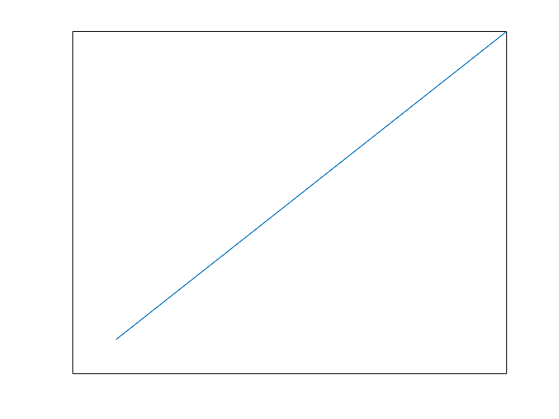

MATLAB code to generate this figure: (Note: this script raises an error after producing the figure.)
%=============================================================================
% Copyright (c) 2016-present Allan CORNET (Nelson)
%=============================================================================
% This file is part of Nelson.
%=============================================================================
% LICENCE_BLOCK_BEGIN
% SPDX-License-Identifier: LGPL-3.0-or-later
% LICENCE_BLOCK_END
%=============================================================================
% <--WEIGHT 4-->
% <--ADV-CLI MODE-->
%=============================================================================
close all
reset(groot());
%=============================================================================
f = figure('Visible', 'off', 'InnerPosition', [100 100 560 420], 'Color', [1 1 1]);
ax = axes('Parent', f);
plot(ax, 1:10);
set(ax, 'XGrid', 'on', 'YGrid', 'on', ...
  'XMinorGrid', 'on', 'YMinorGrid', 'on', ...
  'XMinorTick', 'on', 'YMinorTick', 'on');
set(ax, 'XTick', [], 'YTick', []);
drawnow();
asserts.isequal(ax.XTickMode, 'manual');
asserts.isequal(ax.YTickMode, 'manual');
asserts.istrue(isempty(ax.XTick));
asserts.istrue(isempty(ax.YTick));
asserts.isequal(ax.XTick, []);
asserts.isequal(ax.YTick, []);
asserts.istrue(isempty(ax.XTickLabel));
asserts.istrue(isempty(ax.YTickLabel));
frame = getframe(f);
asserts.isequal(size(frame.cdata), expectedFrameSize(f));
close(f);
%=============================================================================
f = figure('Visible', 'off');
ax = axes('Parent', f);
plot(ax, 1:10);
set(ax, 'XTick', [-10 2 4 20], 'YTick', [0 10 50 100]);
drawnow();
asserts.isequal(ax.XTick, [-10 2 4 20]);
asserts.isequal(ax.YTick, [0 10 50 100]);
asserts.isequal(ax.XTickLabel, {'2'; '4'});
asserts.isequal(ax.YTickLabel, {'10'});
close(f);
%=============================================================================
f = figure('Visible', 'off', 'InnerPosition', [100 100 560 420], 'Color', [1 1 1]);
ax = axes('Parent', f);
semilogx(ax, 1:10, 1:10);
set(ax, 'XMinorTick', 'on', 'XMinorGrid', 'on', 'XGrid', 'on');
set(ax, 'XTick', []);
drawnow();
asserts.isequal(ax.XTickMode, 'manual');
asserts.istrue(isempty(ax.XTick));
asserts.istrue(isempty(ax.XTickLabel));
frame = getframe(f);
asserts.isequal(size(frame.cdata), expectedFrameSize(f));
close(f);
%=============================================================================
f = figure('Visible', 'off', 'InnerPosition', [100 100 560 420], 'Color', [1 1 1]);
ax = axes('Parent', f);
[x, y] = meshgrid(1:4, 1:4);
surf(ax, x, y, x + y);
view(ax, 3);
set(ax, 'ZMinorTick', 'on', 'ZMinorGrid', 'on', 'ZGrid', 'on', 'ZTick', []);
drawnow();
asserts.isequal(ax.ZTickMode, 'manual');
asserts.istrue(isempty(ax.ZTick));
asserts.isequal(ax.ZTick, []);
asserts.istrue(isempty(ax.ZTickLabel));
frame = getframe(f);
asserts.isequal(size(frame.cdata), expectedFrameSize(f));
close(f);
%=============================================================================
close all
%=============================================================================
function frameSize = expectedFrameSize(f)
  pos = f.Position;
  % getframe captures a figure that contains axes at device resolution.
  ratio = f.DevicePixelRatio;
  frameSize = [round(pos(4) * ratio), round(pos(3) * ratio), 3];
end
%=============================================================================
